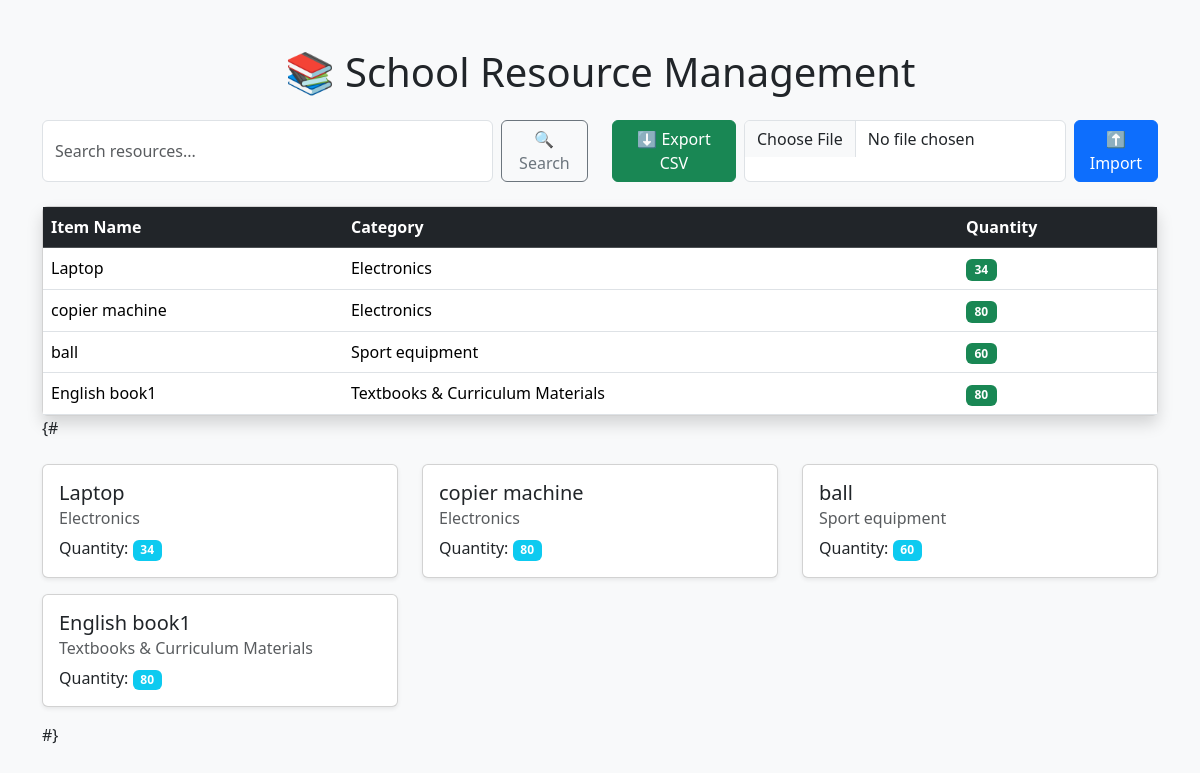
Page /resources/ on the committed database.
### inventory/models.py (models this page shows, shortened)
class Resource(models.Model):
    name = models.CharField(max_length=100)
    category = models.ForeignKey(Category, on_delete=models.CASCADE)
    quantity = models.PositiveIntegerField()

class Category(models.Model):
    name = models.CharField(max_length=100)

### inventory/views.py (the view)
# urls.py: path('resources/', views.resource_list, name='resource_list'),
def resource_list(request):
    resources = Resource.objects.select_related('category').all()
    return render(request, 'inventory/resource_list.html', {'resources': resources})

### inventory/templates/inventory/resource_list.html (shortened to what this page needs)
{% load static %}
<!DOCTYPE html>
<html lang="en">
<head>
    <link href="https://cdn.jsdelivr.net/npm/bootstrap@5.3.3/dist/css/bootstrap.min.css" rel="stylesheet">
</head>
<body class="bg-light">
<div class="container py-5">
    <h1 class="text-center mb-4">📚 School Resource Management</h1>
    <div class="row mb-4">
        <div class="col-md-6">
            <form method="get" class="d-flex">
                <input type="text" name="q" value="{{ request.GET.q }}" class="form-control me-2" placeholder="Search resources...">
                <button class="btn btn-outline-secondary" type="submit">🔍 Search</button>
            </form>
        </div>
        <div class="col-md-6 d-flex justify-content-end">
            <a href="{% url 'export_resources_csv' %}" class="btn btn-success me-2">⬇️ Export CSV</a>
            <form action="{% url 'import_resources_csv' %}" method="post" enctype="multipart/form-data" class="d-flex">
                <input type="file" name="csv_file" class="form-control me-2" required>
                <button class="btn btn-primary" type="submit">⬆️ Import</button>
            </form>
        </div>
    </div>
    <div class="card shadow">
        <div class="card-body p-0">
            <table class="table table-hover mb-0">
                <thead class="table-dark">
                    <tr>
                        <th>Item Name</th>
                        <th>Category</th>
                        <th>Quantity</th>
                    </tr>
                </thead>
                <tbody>
                    {% for resource in resources %}
                        <tr>
                            <td>{{ resource.name }}</td>
                            <td>{{ resource.category.name }}</td>
                            <td>
                                <span class="badge bg-{{ resource.quantity|yesno:'success,danger' }} quantity-badge">
                                    {{ resource.quantity }}
                                </span>
                            </td>
                        </tr>
                    {% empty %}
                        <tr>
                            <td colspan="3" class="text-center text-muted py-3">No resources found.</td>
                        </tr>
                    {% endfor %}
                </tbody>
            </table>
        </div>
    </div>
    {#
    <div class="row mt-4">
        {% for resource in resources %}
            <div class="col-md-4 mb-3">
                <div class="card shadow-sm">
                    <div class="card-body">
                        <h5 class="card-title">{{ resource.name }}</h5>
                        <h6 class="card-subtitle text-muted">{{ resource.category.name }}</h6>
                        <p class="card-text mt-2">
                            Quantity: <span class="badge bg-info">{{ resource.quantity }}</span>
                        </p>
                    </div>
                </div>
            </div>
        {% endfor %}
    </div>
    #}
</div>
</body>
</html>

### inventory/templates/inventory/resource_list.html (style rules this page uses)
.quantity-badge { font-weight: bold; padding: 0.4em 0.7em; }

### rows in the picture
Resource: name "Laptop", category.name "Electronics", quantity "34"
Resource: name "copier machine", category.name "Electronics", quantity "80"
Resource: name "ball", category.name "Sport equipment", quantity "60"
Resource: name "English book1", category.name "Textbooks & Curriculum Materials", quantity "80"
